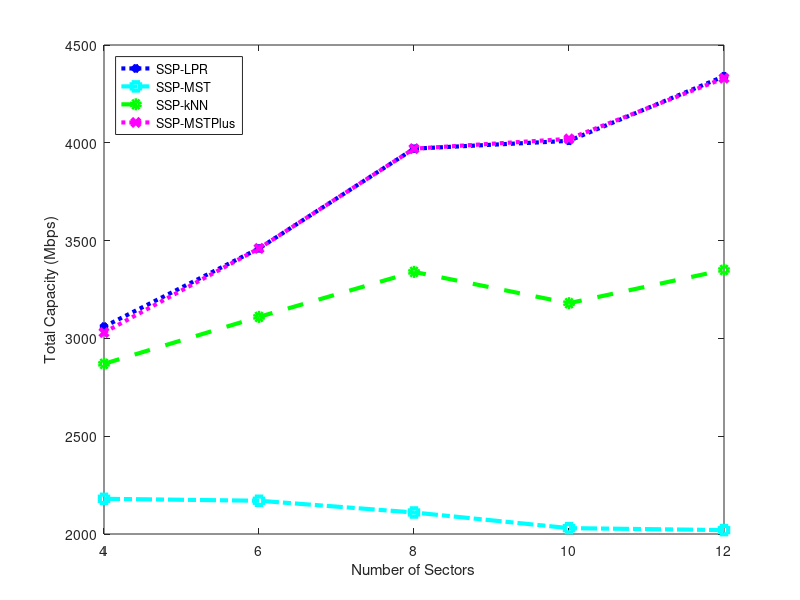

MATLAB code for this plot: (Note: this script raises an error after producing the figure.)
figure(3);
X = [ 4, 6, 8, 10, 12 ];

% First run
%SSPLPR = [ 3.06e+09, 3.45e+09, 3.97e+09, 4.01e+09, 4.33e+09 ];
%SSPMST = [ 2.18e+09, 2.17e+09, 2.11e+09  2.03e+09, 3.01e+09 ];
%SSPkNN = [ 2.87e+09, 3.11e+09, 3.34e+09, 3.18e+09, 3.35e+09 ];

SSPLPR = [ 3.06E+09, 3.46E+09, 3.97E+09, 4.01E+09, 4.34E+09 ];
SSPMST = [ 2.18E+09, 2.17E+09, 2.11E+09, 2.03E+09, 2.02E+09 ];
SSPkNN = [ 2.87E+09, 3.11E+09, 3.34E+09, 3.18E+09, 3.35E+09 ];
SSPMSTP = [ 3.03E+09, 3.46E+09, 3.97E+09, 4.02E+09, 4.33E+09 ];

SSPLPR = SSPLPR / 1000000;
SSPMST = SSPMST / 1000000;
SSPMSTP = SSPMSTP / 1000000;
SSPkNN = SSPkNN / 1000000;

plot(X,SSPLPR,':*b','LineWidth',3);
hold on;
plot(X,SSPMST,'-.sc','LineWidth',3);
plot(X,SSPkNN,'--og ','LineWidth',3);
plot(X,SSPMSTP, ':xm', 'LineWidth', 3);

xlabel('Number of Sectors');
ylabel('Total Capacity (Mbps)');
legend('SSP-LPR','SSP-MST','SSP-kNN', 'SSP-MSTPlus', "Location", "NorthWest");
set(gca, 'XTickMode', 'manual', 'XTick', X);
hold off;
fixAxes;
print(3, "scenario3.eps", "-deps");
print(3, "scenario3.pdf", "-dpdf");
